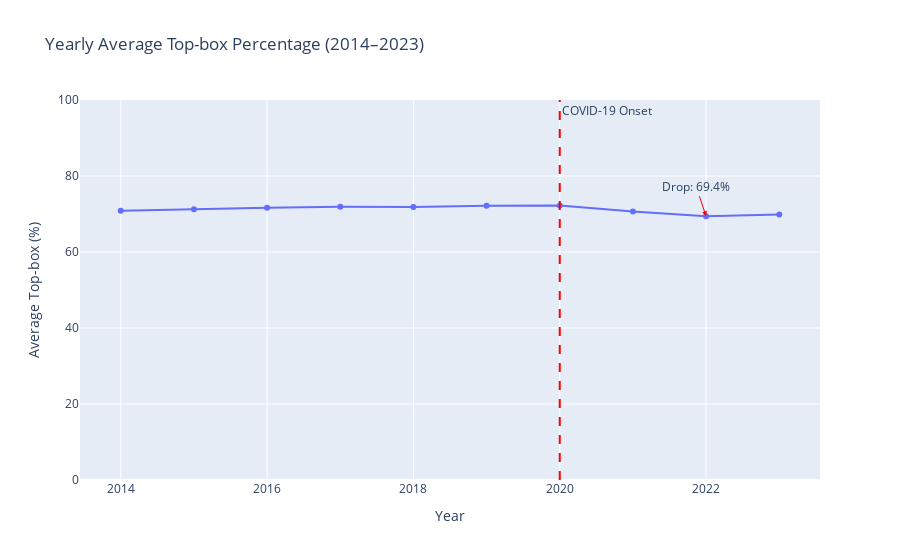

Write notebook code for a chart like this one.
### Markdown cell above
<a id="yearly-trends"></a>
### 4.2 Yearly Average Top-box Trends

### Code cell
yearly_trend = hcahps_data.groupby("Year")["Top-box Percentage"].mean().reset_index()

fig_yearly = px.line(
    yearly_trend, 
    x="Year", 
    y="Top-box Percentage", 
    markers=True,
    title="Yearly Average Top-box Percentage (2014–2023)",
    labels={"Top-box Percentage": "Average Top-box (%)"}
)

# Annotate COVID-19 onset (assuming impact starts in 2020)
fig_yearly.add_vline(
    x=2020, 
    line_dash="dash", 
    line_color="red",
    annotation_text="COVID-19 Onset", 
    annotation_position="top right"
)

# Optionally annotate the dip in 2022 if present
dip_val = yearly_trend.loc[yearly_trend['Year'] == 2022, "Top-box Percentage"].values
if len(dip_val) > 0:
    fig_yearly.add_annotation(
        x=2022, 
        y=dip_val[0],
        text=f"Drop: {dip_val[0]:.1f}%",
        showarrow=True, 
        arrowhead=2, 
        arrowcolor="red"
    )

# Ensure the y-axis starts at 0 and set an upper bound if desired (e.g., 100)
fig_yearly.update_layout(
    hovermode="x unified",
    yaxis_range=[0, 100]
)

fig_yearly.show()

### Figure 1 — Plotly figure (JSON) as saved in the notebook; plotly's stock layout.template omitted (floating-point values rounded to 4 significant figures)
{"data": [{"hovertemplate": "Year=%{x}<br>Average Top-box (%)=%{y}<extra></extra>", "legendgroup": "", "line": {"color": "#636efa", "dash": "solid"}, "marker": {"symbol": "circle"}, "mode": "lines+markers", "name": "", "orientation": "v", "showlegend": false, "type": "scatter", "x": [2014, 2015, 2016, 2017, 2018, 2019, 2020, 2021, 2022, 2023], "xaxis": "x", "y": [70.83, 71.26, 71.67, 71.91, 71.83, 72.2, 72.24, 70.65, 69.42, 69.9], "yaxis": "y"}], "layout": {"annotations": [{"showarrow": false, "text": "COVID-19 Onset", "x": 2020, "xanchor": "left", "xref": "x", "y": 1, "yanchor": "top", "yref": "y domain"}, {"arrowcolor": "red", "arrowhead": 2, "showarrow": true, "text": "Drop: 69.4%", "x": 2022, "y": 69.42}], "hovermode": "x unified", "legend": {"tracegroupgap": 0}, "shapes": [{"line": {"color": "red", "dash": "dash"}, "type": "line", "x0": 2020, "x1": 2020, "xref": "x", "y0": 0, "y1": 1, "yref": "y domain"}], "title": {"text": "Yearly Average Top-box Percentage (2014–2023)"}, "xaxis": {"anchor": "y", "domain": [0, 1], "title": {"text": "Year"}}, "yaxis": {"anchor": "x", "domain": [0, 1], "range": [0, 100], "title": {"text": "Average Top-box (%)"}}}}
